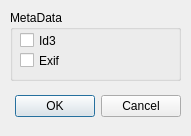
<?xml version="1.0" encoding="UTF-8"?>
<ui version="4.0">
 <class>Config</class>
 <widget class="QDialog" name="Config">
  <property name="geometry">
   <rect>
    <x>0</x>
    <y>0</y>
    <width>191</width>
    <height>136</height>
   </rect>
  </property>
  <property name="windowTitle">
   <string>Configuration</string>
  </property>
  <widget class="QDialogButtonBox" name="buttonBox">
   <property name="geometry">
    <rect>
     <x>0</x>
     <y>90</y>
     <width>181</width>
     <height>32</height>
    </rect>
   </property>
   <property name="orientation">
    <enum>Qt::Horizontal</enum>
   </property>
   <property name="standardButtons">
    <set>QDialogButtonBox::Cancel|QDialogButtonBox::Ok</set>
   </property>
  </widget>
  <widget class="QGroupBox" name="groupBox">
   <property name="geometry">
    <rect>
     <x>10</x>
     <y>10</y>
     <width>171</width>
     <height>71</height>
    </rect>
   </property>
   <property name="title">
    <string>MetaData</string>
   </property>
   <widget class="QCheckBox" name="checkBoxId3">
    <property name="geometry">
     <rect>
      <x>10</x>
      <y>20</y>
      <width>87</width>
      <height>21</height>
     </rect>
    </property>
    <property name="text">
     <string>Id3</string>
    </property>
   </widget>
   <widget class="QCheckBox" name="checkBoxExif">
    <property name="geometry">
     <rect>
      <x>10</x>
      <y>40</y>
      <width>87</width>
      <height>21</height>
     </rect>
    </property>
    <property name="text">
     <string>Exif</string>
    </property>
   </widget>
  </widget>
 </widget>
 <resources/>
 <connections>
  <connection>
   <sender>buttonBox</sender>
   <signal>accepted()</signal>
   <receiver>Config</receiver>
   <slot>accept()</slot>
   <hints>
    <hint type="sourcelabel">
     <x>248</x>
     <y>254</y>
    </hint>
    <hint type="destinationlabel">
     <x>157</x>
     <y>274</y>
    </hint>
   </hints>
  </connection>
  <connection>
   <sender>buttonBox</sender>
   <signal>rejected()</signal>
   <receiver>Config</receiver>
   <slot>reject()</slot>
   <hints>
    <hint type="sourcelabel">
     <x>316</x>
     <y>260</y>
    </hint>
    <hint type="destinationlabel">
     <x>286</x>
     <y>274</y>
    </hint>
   </hints>
  </connection>
 </connections>
</ui>
